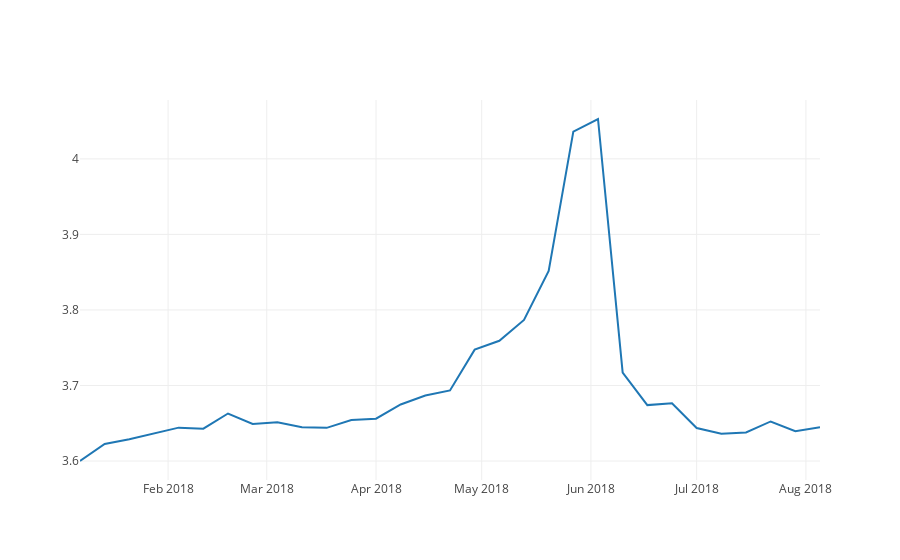

The code cell stored with this chart in its notebook:
### Code cell
# Create a trace
trace = go.Scatter(
    x = unstack_serie_produto_regiao.index,
    y = unstack_serie_produto_regiao.Norte
)

data = [trace]

iplot(data)

### Figure 1 — Plotly figure (JSON) as saved in the notebook; plotly's stock layout.template omitted (floating-point values rounded to 4 significant figures)
{"data": [{"type": "scatter", "uid": "355d484a-c262-11e8-a9ef-84ef187225cc", "x": ["2018-01-07", "2018-01-14", "2018-01-21", "2018-01-28", "2018-02-04", "2018-02-11", "2018-02-18", "2018-02-25", "2018-03-04", "2018-03-11", "2018-03-18", "2018-03-25", "2018-04-01", "2018-04-08", "2018-04-15", "2018-04-22", "2018-04-29", "2018-05-06", "2018-05-13", "2018-05-20", "2018-05-27", "2018-06-03", "2018-06-10", "2018-06-17", "2018-06-24", "2018-07-01", "2018-07-08", "2018-07-15", "2018-07-22", "2018-07-29", "2018-08-05"], "y": [3.6, 3.623, 3.629, 3.637, 3.644, 3.643, 3.663, 3.649, 3.651, 3.645, 3.644, 3.654, 3.656, 3.675, 3.687, 3.693, 3.747, 3.759, 3.787, 3.852, 4.036, 4.053, 3.717, 3.674, 3.676, 3.644, 3.636, 3.638, 3.652, 3.639, 3.645]}], "layout": {}}
